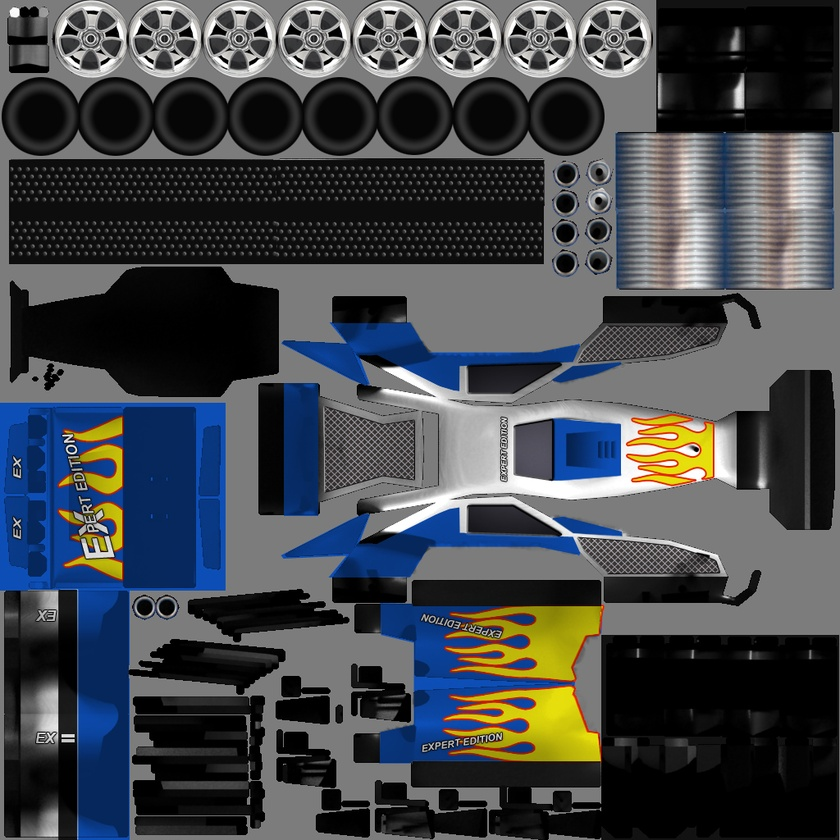
#> input picture master/Assets/Model/10600_RC_Car_SG_v1_diffuse.jpg, 840 x 840 px, shrunk from 1024 x 1024 before the run
$ python cropToContent.py
#> lines starting #> are read from the running program, lines starting #| are printed output that depends on the picture
from PIL import Image
import numpy as np
import os

#credit: creating a file picker dialog: https://stackoverflow.com/a/3579783/5166365
from tkinter.filedialog import askopenfilename
filename = askopenfilename()
#> the answer given: ../../master/Assets/Model/10600_RC_Car_SG_v1_diffuse.jpg

xmin = float("inf")
xmax = float("-inf")
ymin = float("inf")
ymax = float("-inf")

cropColor = (255,255,255,255) if input("Crop color black (B) or white: ") == "W" else (0,0,0,255)

img = Image.open(filename)
#> img is the input picture: PIL image 840x840 RGB; mean R, G, B 67.2, 71.1, 75.5

sz1=img.size
#> sz1 = (840, 840)

for x,y in np.ndindex(img.size):
    data=img.getpixel((x,y))
    if data != cropColor:
        xmin=min(x,xmin)
        ymin=min(y,ymin)
        xmax=max(x,xmax)
        ymax=max(y,ymax)
#> this loop made 705600 passes
#> data on passes 1 to 12: (124, 124, 124), (124, 124, 124), (124, 124, 124), (124, 124, 124), (124, 124, 124), (124, 124, 124), (124, 124, 124), (124, 124, 124), (124, 124, 124), (124, 124, 124), (124, 124, 124), (124, 124, 124)

img=img.crop((xmin,ymin,xmax,ymax))
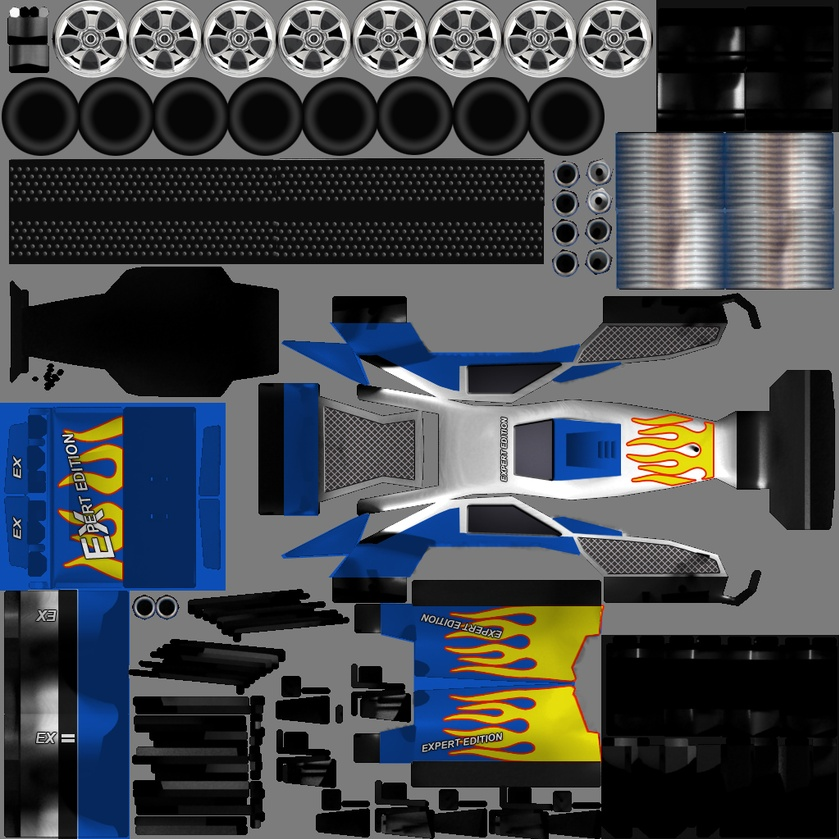
#> img: PIL image 839x839 RGB; mean R, G, B 67.1, 71, 75.4

dirn = os.path.dirname(filename)
basen = os.path.basename(filename)
imagen = ".".join(basen.split(".")[:-1])
extn = basen.split(".")[-1]

sz2=img.size
#> sz2 = (839, 839)

print(sz1,sz2)
#| (840, 840) (839, 839)

#%SystemRoot%\System32\rundll32.exe "%ProgramFiles%\Windows Photo
#Viewer\PhotoViewer.dll", ImageView_Fullscreen %1

outfn = os.path.join(dirn,imagen+"_cropped."+extn).replace("/","\\")


img.save(outfn)
os.system("%SystemRoot%\\explorer.exe \"{}\"".format(outfn))
